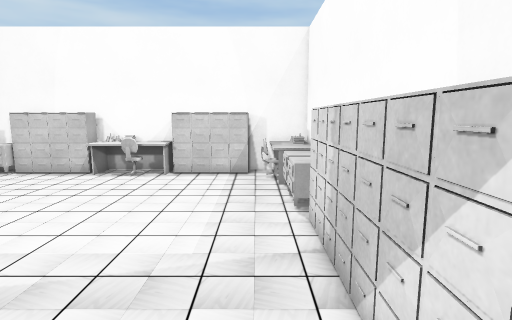
View 1 (above)

12 first-person views from a walk through a 3-D level made in the Unity game engine. The camera is 1.5 m above the floor, tilts 8° down and sees 80° across. The floor is counted in squares, 0.5 m on a side. Each view is taken from the middle of a square. On the plan, view 1 faces up. The plan holds only what a view shows up to about 20 squares ahead; the rest is blank. The place goes on beyond the plan. The player character is not drawn. Some surface patterns are stand-ins.

View 2
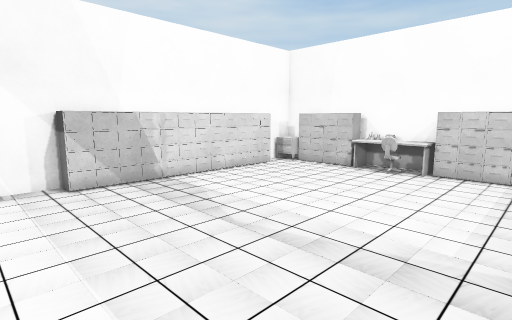

View 3
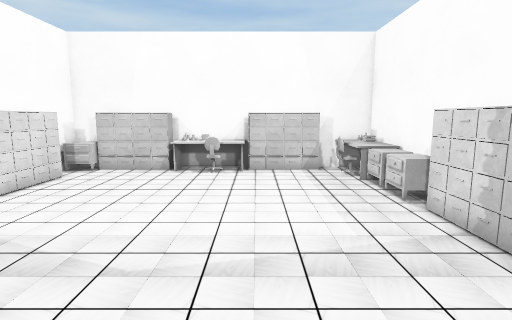

View 4
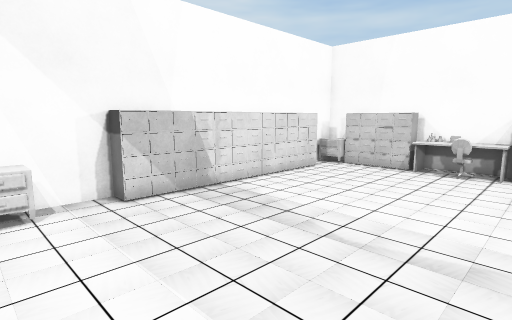

View 5
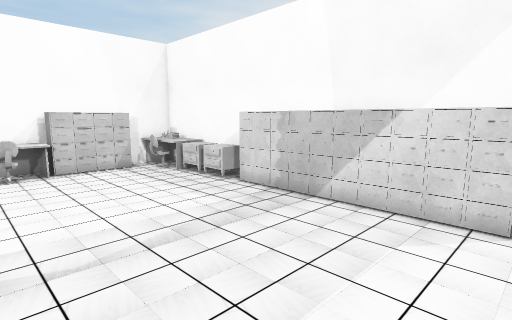

View 6
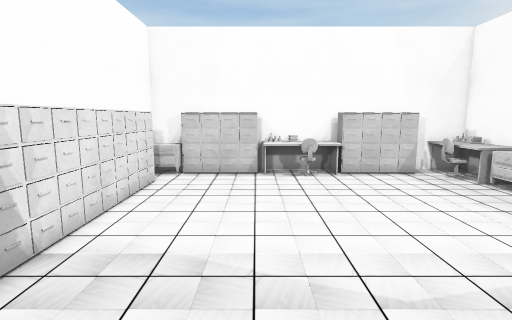

View 7
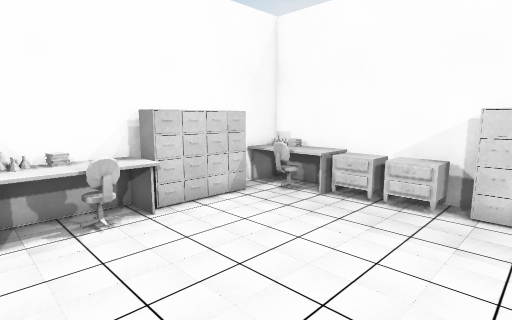

View 8
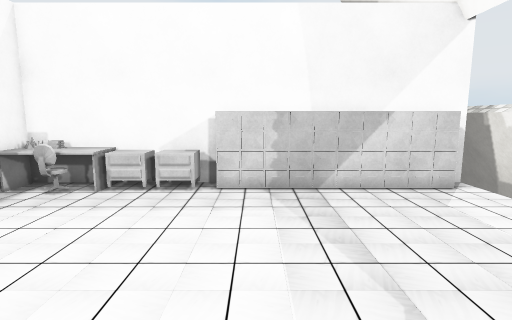

View 9
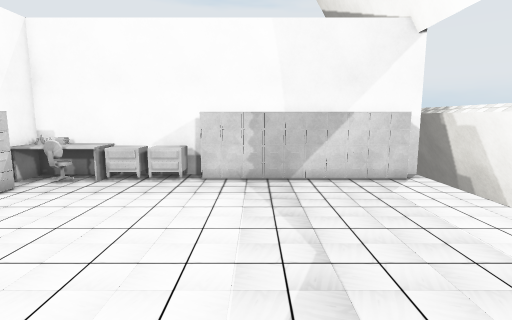

View 10
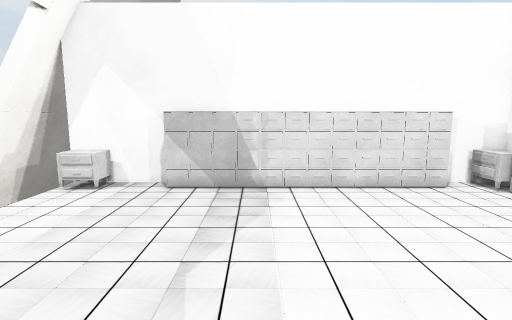

View 11
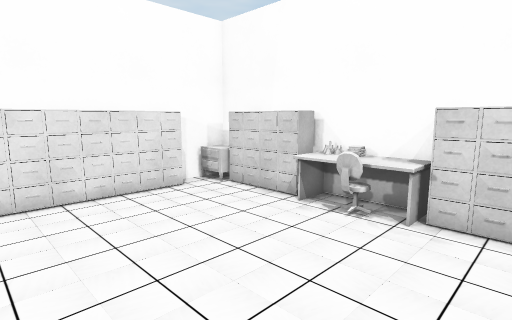

View 12
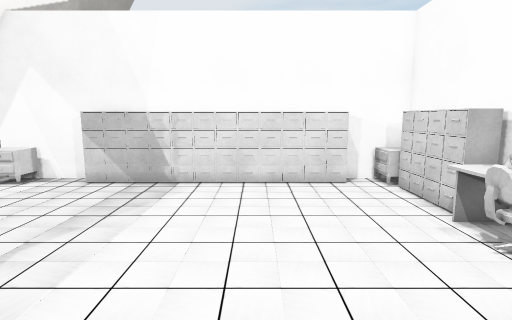

### Floor plan
Points are (right, up) in squares from view 1. A wall is a line through its corners. A room is listed if a view was taken in it or the views show most of it. See-through windows are left out.
Room 1 (views 1, 2, 3, 4, 5, 6, 7, 8, 9, 10, 11, 12)
walls: (-14.7, 8.1) (-14.7, 7.2) (-14.7, 6.2) (-14.7, 5.2); (2.9, 6.9) (2.9, 17.4) (-14.9, 17.4) (-14.9, -2.5); (-14.7, 5.1) (-14.7, 4.2); (-14.7, 4.1) (-14.7, 3.2) (-14.7, 2.2); (-14.7, 12.2) (-14.7, 11.2) (-14.7, 10.2) (-14.7, 9.2) (-14.7, 8.2); (-13.8, 14.2) (-13.8, 2.2) (-14.9, 2.2); (-14.7, 13.2) (-14.7, 12.4); (-0.4, 16.1) (-4.4, 16.1) (-4.4, 17.3); (-8.9, 17.3) (-8.9, 16.1) (-13, 16.1); (-14.7, 14.1) (-14.7, 13.4); (1.5, -1.4) (1.5, 8.7); (-0.4, 17.1) (-0.4, 16.6); (2.5, -1.3) (2.5, -0.3) (1.5, -0.3); (2.9, -2.6) (2.9, 0.1)
objects: other object (-14, -2) to (-13, -1); other object (-14, 16) to (-14, 17); other object (-8, 15) to (-5, 17); other object (0, 14) to (2, 17); other object (1, 10) to (2, 11); other object (1, 12) to (2, 13)

Positions as (right, up) in squares from view 1, and headings:
1: (0, 0), facing up
2: (0, -1), facing up-left
3: (-4, -1), facing up
4: (-3, -2), facing up-left
5: (-8, -2), facing up-right
6: (-9, 0), facing up
7: (-9, 7), facing up-right
8: (-11, 7), facing right
9: (-13, 6), facing right
10: (-1, 6), facing left
11: (-2, 7), facing up-left
12: (0, 10), facing left
